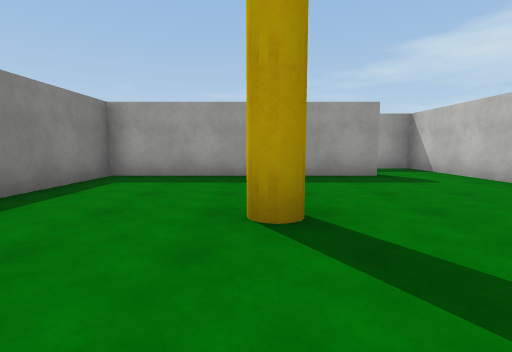
view 1 (above)

17 first-person views from a walk through a Unity game level. The camera is 1.2 m above the floor, tilts 6° down and sees 85° across. The floor is counted in squares, 2 m on a side. Each view is taken from the middle of a square. On the plan, view 1 faces up. The plan holds only what a view shows up to about 9 squares ahead; the rest is blank. The place goes on beyond the plan. Surface patterns are stand-ins for the level's own textures.

view 2
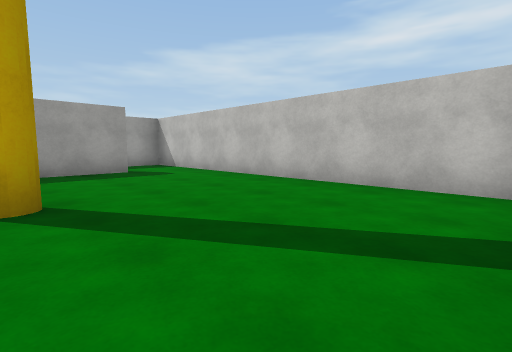

view 3
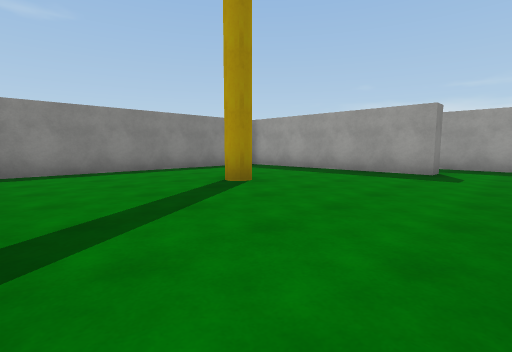

view 4
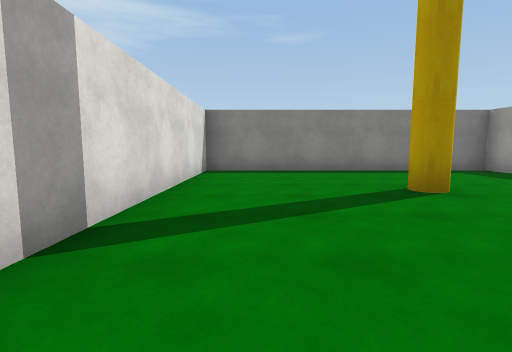

view 5
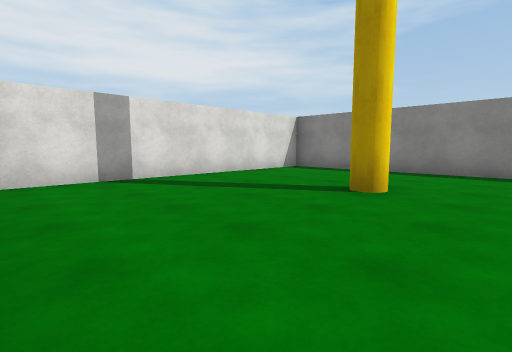

view 6
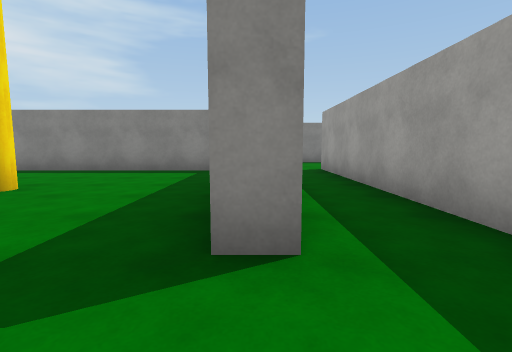

view 7
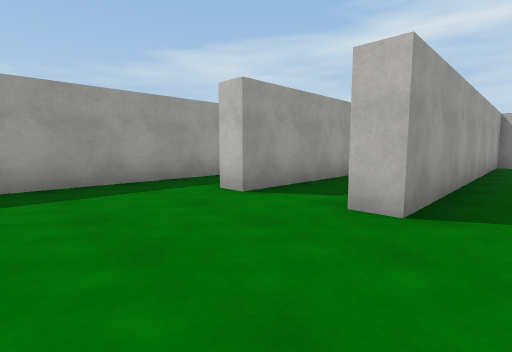

view 8
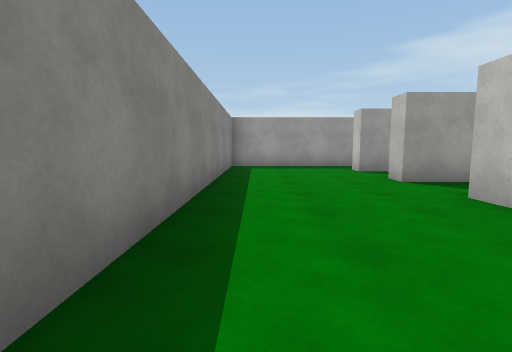

view 9
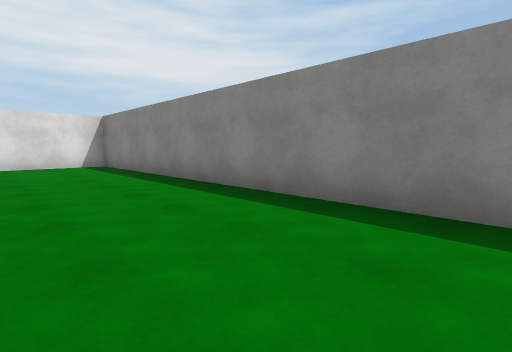

view 10
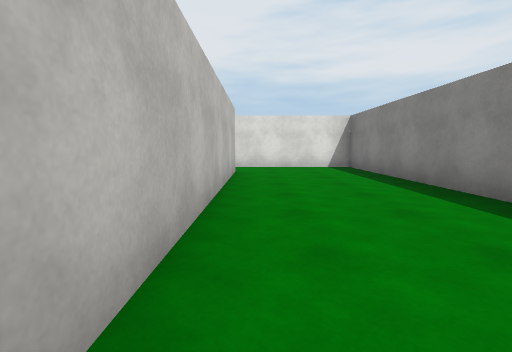

view 11
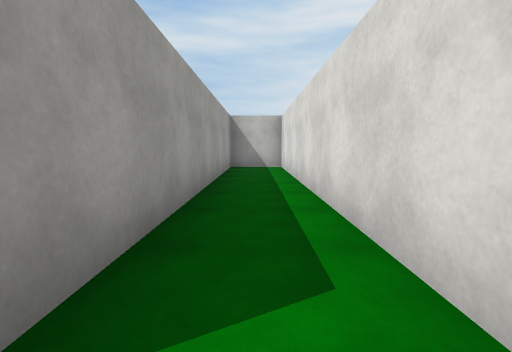

view 12
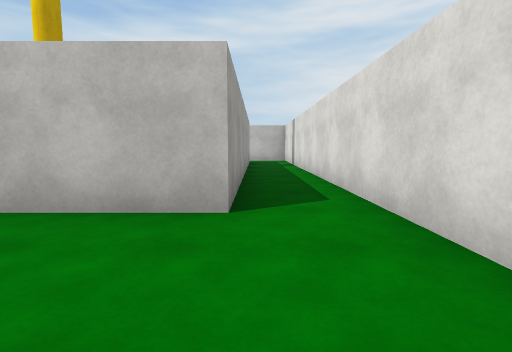

view 13
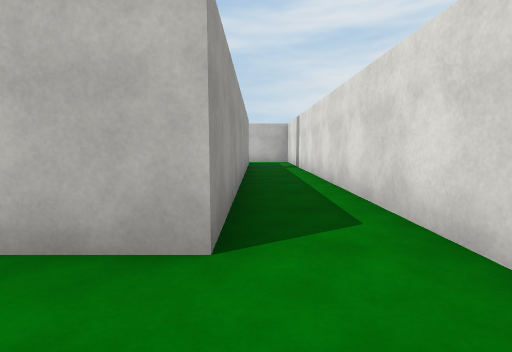

view 14
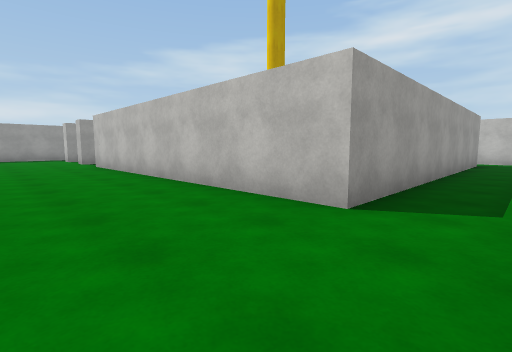

view 15
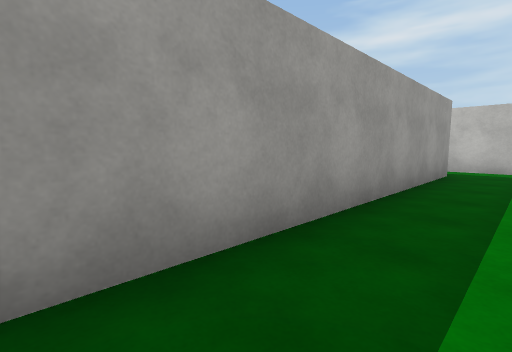

view 16
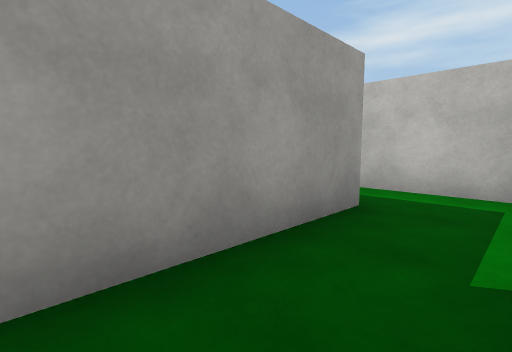

view 17
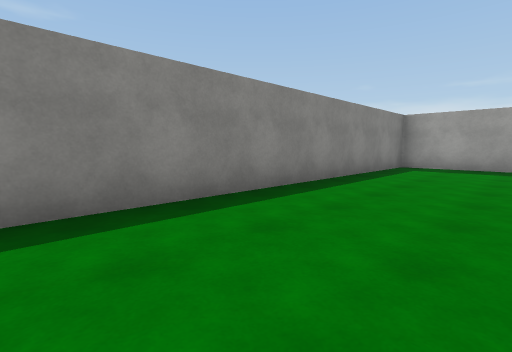

### Floor plan
Points are (right, up) in squares from view 1. A wall is a line through its corners. A room is listed if a view was taken in it or the views show most of it. See-through windows are left out.
Room 1 (views 1, 2, 3, 4, 5)
walls: (2.5, 5.8) (-3, 5.8) (-3, -1.2) (3.9, -1.2); (4.3, -0.9) (4.3, 5.6)
ways out: opening at (3.5, 6) to room 2
Room 2 (views 6, 7, 8, 9, 10, 11, 12, 13, 14, 15, 16, 17)
walls: (2.5, 6.4) (2.5, 5.8); (-3.5, 11.7) (-6.7, 11.7) (-6.7, -3.3) (4, -3.3); (4.3, 5.6) (4.3, 7.8) (-3.5, 7.8) (-3.5, 8.2) (4.3, 8.2) (4.3, 9.7) (-3.5, 9.7) (-3.5, 10.2); (4.9, -1.8) (-3.5, -1.8) (-3.5, 6.2); (6, -2.9) (6, -1.1)
ways out: opening at (3.5, 6) to room 1; opening at (-4, 11)

Positions as (right, up) in squares from view 1, and headings:
1: (0, 0), facing up
2: (0, -1), facing up-right
3: (4, -1), facing up-left
4: (4, 0), facing left
5: (4, 4), facing down-left
6: (4, 6), facing left
7: (-6, 7), facing up-right
8: (-6, 3), facing up
9: (-4, 6), facing down-left
10: (-4, 5), facing down
11: (-4, 9), facing right
12: (-6, -2), facing right
13: (-5, -2), facing right
14: (-6, -3), facing up-right
15: (-2, -3), facing up-right
16: (2, -3), facing up-right
17: (-4, 3), facing up-left
